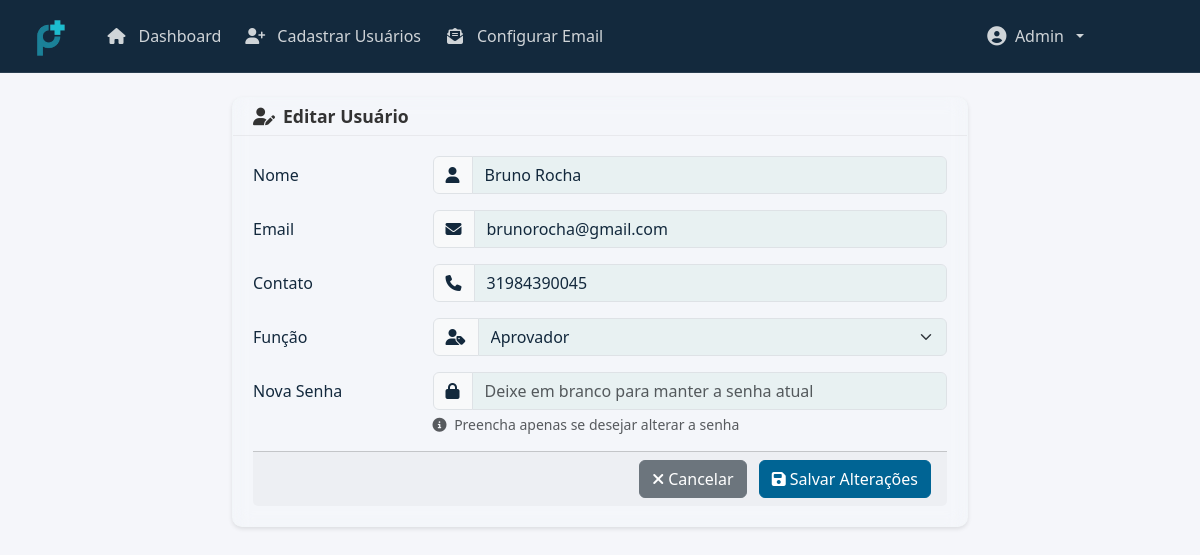
The page /edit_user/5 (signed in) on the database its author committed.
### models.py (models this page shows, shortened)
class User(UserMixin, db.Model):
    id = db.Column(db.Integer, primary_key=True)
    name = db.Column(db.String(100), nullable=False)
    email = db.Column(db.String(120), unique=True, nullable=False)
    password = db.Column(db.String(200), nullable=False)
    contact = db.Column(db.String(20))
    role = db.Column(db.String(20), nullable=False)  # 'administrador', 'aprovador', 'solicitante'
    is_active = db.Column(db.Boolean, default=True)
    budgets_requested = db.relationship('Budget', backref='solicitante', lazy=True, foreign_keys='Budget.solicitante_id')
    budgets_approved = db.relationship('Budget', backref='aprovador', lazy=True, foreign_keys='Budget.aprovador_id')

### routes.py (the view, shortened to what this page needs)
@app.route('/edit_user/<int:user_id>', methods=['GET', 'POST'])
@login_required
def edit_user(user_id):
    if current_user.role != 'administrador':
        flash('Acesso negado. Você não tem permissão para editar usuários.', 'danger')
        return redirect(url_for('dashboard'))
    user = User.query.get_or_404(user_id)
    return render_template('edit_user.html', user=user)

### app.py (called while the page is built)
def create_app():
    app = Flask(__name__)
    app.config.from_object(Config)
    if not os.path.exists(app.config['UPLOAD_FOLDER']):
        os.makedirs(app.config['UPLOAD_FOLDER'])
    db.init_app(app)
    login_manager.init_app(app)
    mail.init_app(app)
    migrate.init_app(app, db)
    csrf.init_app(app)
    login_manager.login_view = 'login'
    @login_manager.user_loader
    def load_user(user_id):
        from models import User
        return User.query.get(int(user_id))
    return app

### templates/edit_user.html (shortened to what this page needs)
{% extends "base.html" %}
{% block content %}
<div class="container py-4">
    <div class="row justify-content-center">
        <div class="col-md-8">
            <div class="card">
                <div class="card-header py-2 d-flex justify-content-between align-items-center">
                    <h5 class="mb-0">
                        <i class="fas fa-user-edit me-2"></i>Editar Usuário
                    </h5>
                </div>
                <div class="card-body">
                    <form method="POST" class="needs-validation" novalidate>
                        <div class="row mb-3">
                            <label for="name" class="col-sm-3 col-form-label">Nome</label>
                            <div class="col-sm-9">
                                <div class="input-group">
                                    <span class="input-group-text">
                                        <i class="fas fa-user"></i>
                                    </span>
                                    <input type="text" class="form-control" id="name" name="name"
                                           value="{{ user.name }}" required>
                                </div>
                            </div>
                        </div>
                        <div class="row mb-3">
                            <label for="email" class="col-sm-3 col-form-label">Email</label>
                            <div class="col-sm-9">
                                <div class="input-group">
                                    <span class="input-group-text">
                                        <i class="fas fa-envelope"></i>
                                    </span>
                                    <input type="email" class="form-control" id="email" name="email"
                                           value="{{ user.email }}" required>
                                </div>
                            </div>
                        </div>
                        <div class="row mb-3">
                            <label for="contact" class="col-sm-3 col-form-label">Contato</label>
                            <div class="col-sm-9">
                                <div class="input-group">
                                    <span class="input-group-text">
                                        <i class="fas fa-phone"></i>
                                    </span>
                                    <input type="text" class="form-control" id="contact" name="contact"
                                           value="{{ user.contact }}">
                                </div>
                            </div>
                        </div>
                        <div class="row mb-3">
                            <label for="role" class="col-sm-3 col-form-label">Função</label>
                            <div class="col-sm-9">
                                <div class="input-group">
                                    <span class="input-group-text">
                                        <i class="fas fa-user-tag"></i>
                                    </span>
                                    <select class="form-select" id="role" name="role" required>
                                        <option value="aprovador" {% if user.role == 'aprovador' %}selected{% endif %}>
                                            Aprovador
                                        </option>
                                    </select>
                                </div>
                            </div>
                        </div>
                        <div class="row mb-3">
                            <label for="password" class="col-sm-3 col-form-label">Nova Senha</label>
                            <div class="col-sm-9">
                                <div class="input-group">
                                    <span class="input-group-text">
                                        <i class="fas fa-lock"></i>
                                    </span>
                                    <input type="password" class="form-control" id="password" name="password"
                                           placeholder="Deixe em branco para manter a senha atual">
                                </div>
                                <div class="form-text text-muted">
                                    <i class="fas fa-info-circle me-1"></i>
                                    Preencha apenas se desejar alterar a senha
                                </div>
                            </div>
                        </div>
                        <div class="card-footer text-end">
                            <a href="{{ url_for('dashboard') }}" class="btn btn-secondary me-2">
                                <i class="fas fa-times me-1"></i>Cancelar
                            </a>
                            <button type="submit" class="btn btn-primary">
                                <i class="fas fa-save me-1"></i>Salvar Alterações
                            </button>
                        </div>
                    </form>
                </div>
            </div>
        </div>
    </div>
</div>
{% endblock %}

### templates/base.html (shortened to what this page needs)
<!DOCTYPE html>
<html lang="pt-br">
<head>
    <link href="https://cdn.jsdelivr.net/npm/bootstrap@5.3.0/dist/css/bootstrap.min.css" rel="stylesheet">
    <link href="https://cdnjs.cloudflare.com/ajax/libs/font-awesome/6.4.0/css/all.min.css" rel="stylesheet">
    <link href="{{ url_for('static', filename='css/base.css') }}" rel="stylesheet">
</head>
<body>
    <div class="toast-container position-fixed top-0 end-0 p-3">
    </div>
    <div class="content-wrapper">
        {% if not request.endpoint == 'login' and not request.endpoint == 'reset_password_request' and not request.endpoint == 'reset_password' %}
        <nav class="navbar navbar-expand-lg">
            <div class="container-fluid">
                <a class="navbar-brand" href="{{ url_for('dashboard') }}">
                    <img src="{{ url_for('static', filename='img/logo-planeje.png') }}" alt="Logo Planeje+" height="40">
                </a>
                <div class="collapse navbar-collapse" id="navbarNav">
                    {% if current_user.is_authenticated %}
                    <ul class="navbar-nav me-auto">
                        <li class="nav-item">
                            <a class="nav-link {% if request.endpoint == 'dashboard' %}active{% endif %}" href="{{ url_for('dashboard') }}">
                                <i class="fas fa-home me-1"></i>Dashboard
                            </a>
                        </li>
                        {% if current_user.role == 'administrador' %}
                        <li class="nav-item">
                            <a class="nav-link {% if request.endpoint == 'register' %}active{% endif %}" href="{{ url_for('register') }}">
                                <i class="fas fa-user-plus me-1"></i>Cadastrar Usuários
                            </a>
                        </li>
                        <li class="nav-item">
                            <a class="nav-link {% if request.endpoint == 'email_config' %}active{% endif %}" href="{{ url_for('email_config') }}">
                                <i class="fas fa-envelope-open-text me-1"></i>Configurar Email
                            </a>
                        </li>
                        {% endif %}
                    </ul>
                    <div class="header-user-menu">
                        <ul class="navbar-nav">
                            <li class="nav-item dropdown">
                                <a class="nav-link dropdown-toggle user-menu" href="#"
                                   id="userDropdown" role="button"
                                   data-bs-toggle="dropdown">
                                    <i class="fas fa-user-circle"></i>
                                    <span>{{ current_user.name }}</span>
                                </a>
                            </li>
                        </ul>
                    </div>
                    {% endif %}
                </div>
            </div>
        </nav>
        {% endif %}
        {% block content %}{% endblock %}
    </div>
</body>
</html>

### static/css/base.css (style rules this page uses)
:root { --primary-color: #0066b3; --primary-dark: #005294; --primary-light: #e6f3ff; --success-color: #43A047; --warning-color: #FFA000; --danger-color: #E53935; --text-primary: #333333; --text-secondary: #666666; --background-main: #f5f6fa; --background-dark: #1e2632; --border-color: #e0e0e0; }
body { background-color: var(--background-main); color: var(--text-primary); min-height: 100vh; transition: background-color 0.3s ease, color 0.3s ease; }
.card { border: none; box-shadow: 0 2px 4px rgba(0,0,0,0.1); border-radius: 10px; background: white; margin-bottom: 1.5rem; transition: all 0.3s ease; border: 1px solid rgba(0,0,0,0.1); }
.card-header { background-color: transparent; border-bottom: 1px solid rgba(0,0,0,0.05); padding: 1.25rem; border-radius: 10px 10px 0 0; }
.card-header h5 { color: var(--text-primary); font-weight: 600; font-size: 1.1rem; margin: 0; }
.card-body { padding: 1.25rem; }
.navbar { background-color: #1e2632 !important; padding: 1rem; border-bottom: 1px solid rgba(255, 255, 255, 0.1); }
.navbar-brand img { height: 40px; }
.navbar-brand { padding: 0; margin-right: 2rem; }
.navbar-nav { margin-right: 30px; }
.navbar-nav .nav-item { margin-right: 20px; }
.navbar-nav .nav-link { padding: 8px 15px; }
.header-user-menu { margin-left: auto; padding-right: 30px; }
.header-user-menu .nav-link { display: flex; align-items: center; gap: 8px; }
.navbar .nav-link { color: rgba(255, 255, 255, 0.8) !important; font-weight: 500; display: flex; align-items: center; gap: 8px; padding: 8px 16px; border-radius: 6px; transition: all 0.3s ease; }
.navbar .nav-link i { font-size: 16px; width: 20px; text-align: center; }
.navbar .nav-item:not(:last-child) { margin-right: 8px; }
.header-user-menu .nav-link { display: flex; align-items: center; gap: 0.5rem; padding: 0.5rem 1rem; }
.header-user-menu .nav-link i { font-size: 1.2rem; }
.header-user-menu { display: flex; align-items: center; }

### templates/base.html (style rules this page uses)
:root { --color-dark: #13293d; --color-primary: #006494; --color-secondary: #247ba0; --color-accent: #1b98e0; --color-light: #e8f1f2; --bs-primary: var(--color-primary); --bs-primary-rgb: 0, 100, 148; --bs-secondary: var(--color-secondary); --bs-secondary-rgb: 36, 123, 160; --bs-body-color: var(--color-dark); --bs-body-bg: var(--color-light); --bs-link-color: var(--color-accent); --bs-link-hover-color: var(--color-secondary); --transition-speed: 0.3s; }
.btn-primary { background-color: var(--color-primary); border-color: var(--color-primary); }
.navbar { background-color: var(--color-dark) !important; border-bottom: 1px solid rgba(232, 241, 242, 0.1); }
.card { background-color: rgba(232, 241, 242, 0.05); border: 1px solid rgba(232, 241, 242, 0.1); backdrop-filter: blur(10px); }
body { font-family: 'Segoe UI', system-ui, -apple-system, sans-serif; transition: background-color var(--transition-speed), color var(--transition-speed); }
.content-wrapper { flex: 1 0 auto; display: flex; flex-direction: column; }

### rows shown on the page
User: name "Admin"
User: name "Bruno Rocha", email "brunorocha@gmail.com", contact "31984390045", role "Aprovador"
